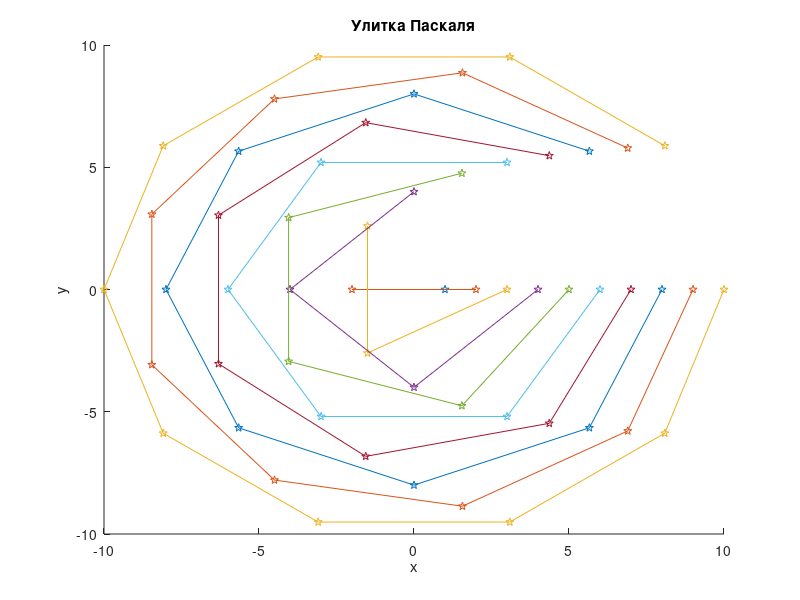

MATLAB code for this plot:
% Задаем размер сетки
n = 10;
% Создаем матрицу для хранения координат узлов
x = zeros(n,n);
y = zeros(n,n);

% Заполняем матрицу координат
for i = 1:n
  for j = 1:i
    x(i,j) = cos(2*pi*j/i) * i;
    y(i,j) = sin(2*pi*j/i) * i;
  end
end

figure;
hold on;
for i = 1:n
  plot(x(i, 1:i), y(i, 1:i),'-p');%строит линию, соединяющую точки, и отмечает каждую точку кругом
end
title('Улитка Паскаля');
xlabel('x');
ylabel('y');


hold off;
